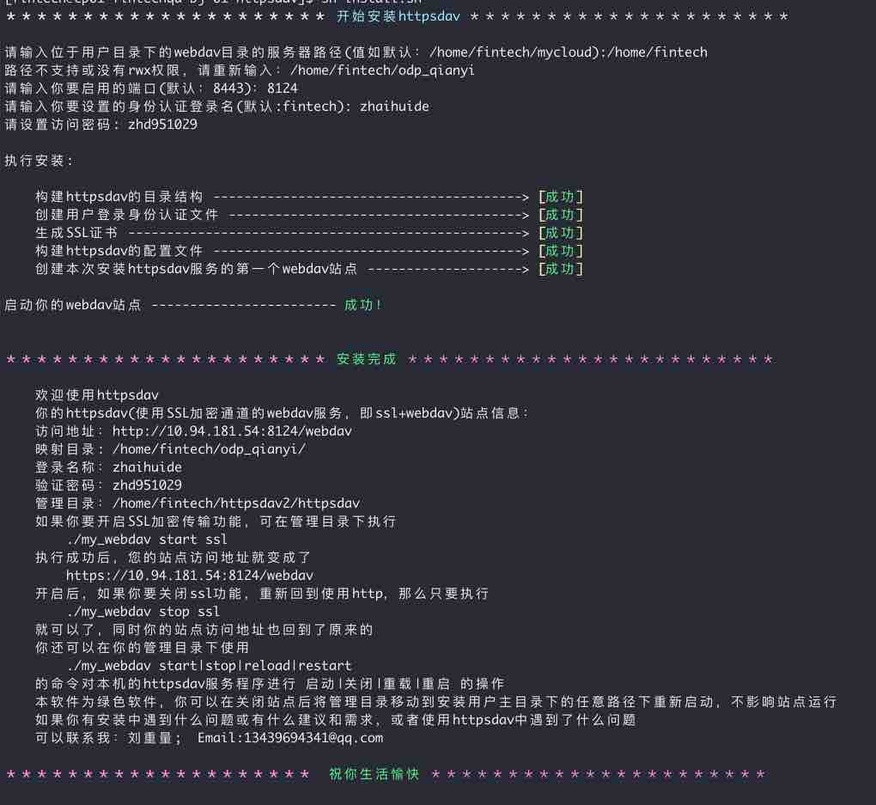
#> input picture Tools/userInfo.jpg, 876 x 805 px, shrunk from 1020 x 937 before the run
$ python pictureTools.py
#> lines starting #> are read from the running program, lines starting #| are printed output that depends on the picture
#!/usr/local/bin/ python3
# coding: utf-8
from math import *
import cv2
import os
from PIL import Image
import numpy as np


# 图片的旋转、曝光、缩放
class PictureProcessing():

    def __init__(self, old_image, new_image):
        self.img = old_image
        self.res = new_image

    # 模糊
    def blur(self):
        img = cv2.imread(self.img)
        res_img = cv2.GaussianBlur(img, ksize=(39, 39), sigmaX=0, sigmaY=0)
        # print(type(res_img_))
        cv2.imwrite(self.res, res_img)

    # 旋转
    def rotate(self):
        img = cv2.imread(self.img)
        height, width = img.shape[:2]
        degree = 20
        # 旋转后的尺寸
        heightNew = int(width * fabs(sin(radians(degree))) + height * fabs(cos(radians(degree))))
        widthNew = int(height * fabs(sin(radians(degree))) + width * fabs(cos(radians(degree))))
        matRotation = cv2.getRotationMatrix2D((width / 2, height / 2), degree, 1)
        matRotation[0, 2] += (widthNew - width) / 2  # 重点在这步，目前不懂为什么加这步
        matRotation[1, 2] += (heightNew - height) / 2  # 重点在这步
        res_img = cv2.warpAffine(img, matRotation, (widthNew, heightNew), borderValue=(255, 255, 255))
        cv2.imwrite(self.res, res_img)

    # 曝光
    def exposure(self, c=1.5, b=66):  # 亮度就是每个像素所有通道都加上b
        img = cv2.imread(self.img)
        rows, cols, chunnel = img.shape
        blank = np.zeros([rows, cols, chunnel], img.dtype)  # np.zeros(img1.shape, dtype=uint8)
        dst = cv2.addWeighted(img, c, blank, 1 - c, b)
        cv2.imwrite(self.res, dst)


def old_file_exists():
    g = os.walk(os.path.dirname(os.path.abspath(__file__)))
    # print(os.path.dirname(__file__))
    for c, d, filelist in g:
        for filename in filelist:
            if filename.endswith('jpg') or filename.endswith("png"):
                # print("图片绝对路径" + os.path.join(c, filename))
                # print(c)
                # print(filename)
                return filename


if __name__ == '__main__':
    print("欢迎使用图片编辑工具")
    while True:
        path = os.path.abspath(__file__)
        # print(path)
        old_file = old_file_exists()
        # print(old_file)
        if old_file is None:
            print("请在%s目录下添加 .jpg或者 .png图片文件" % path)
            break
        res = int(input("请输入操作：1(模糊)  2(旋转)  3(曝光)   4(退出)"))
#> the answer given: 1
        if res >= 4:
            if res == 4:
                print("exit")
                break
            else:
                print("输入有误，请重新输入：")
                continue
        new_file_name = input("new_file_name：(包含文件后缀名)")
#> the answer given: userInfo.jpg
        picture = PictureProcessing(old_file, new_file_name)
        if res == 1:
            picture.blur()
#> in blur, img is the input picture: shape (805, 876, 3); mean B, G, R 59.5, 51.3, 52.2
#> in blur, `res_img = cv2.GaussianBlur(img, ksize=(39, 39), sigmaX=0, sigmaY=0)`:
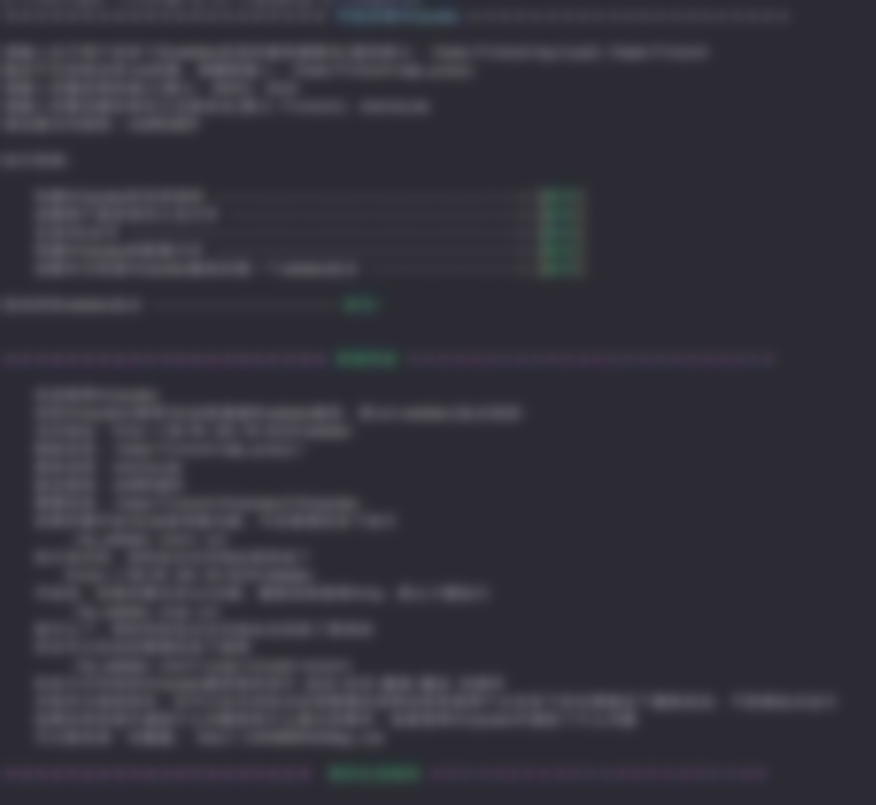
#> res_img: shape (805, 876, 3); mean B, G, R 59.5, 51.3, 52.2
            break
        elif res == 2:
            picture.rotate()
            break
        elif res == 3:
            picture.exposure()
            break
